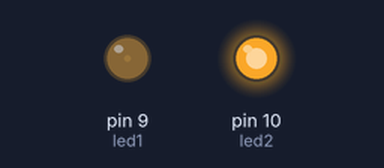
The sketch below on a simulated Arduino Uno, built with avr-gcc and run on an emulated ATmega328P. Parts: output pins drawn as LEDs (lit = HIGH).

Above: at 0.05 s.
At 0.5 s:
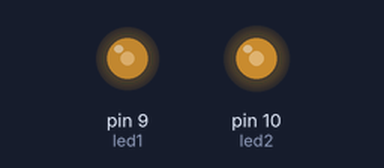
At 0.95 s:
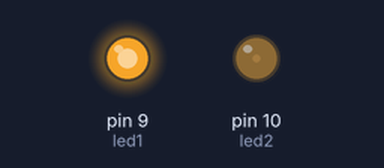
At 1.8 s:
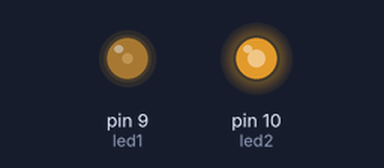
Timing chart, 0 to 4.7 s (numbered marks = the images above):
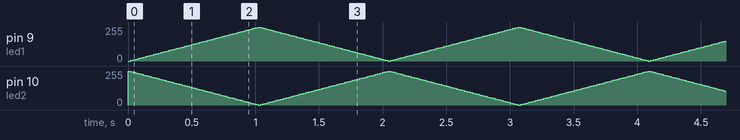

The sketch:

PWM.ino
```cpp
int led1 = 9;
int led2 = 10;
int brightness = 0;

int fadeAmount = 5;

void setup() {
  // put your setup code here, to run once:
  pinMode(led1, OUTPUT);
  pinMode(led2, OUTPUT);

  Serial.begin(9600);
}

void loop() {
  // put your main code here, to run repeatedly:
  analogWrite(led1, brightness);
  analogWrite(led2, 255 - brightness);
  brightness += fadeAmount;

  if (brightness <= 0 || brightness >= 255) {
    fadeAmount = -fadeAmount;
  }

  delay(20);
}
```
